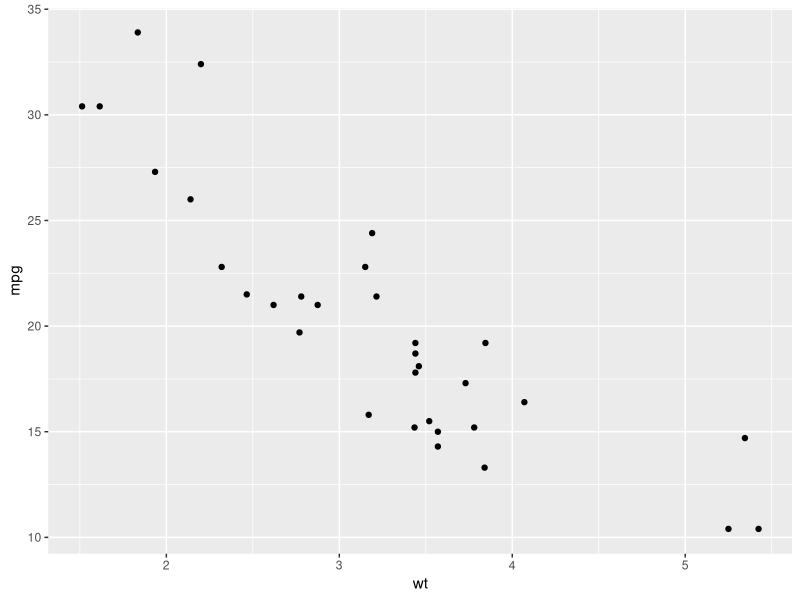
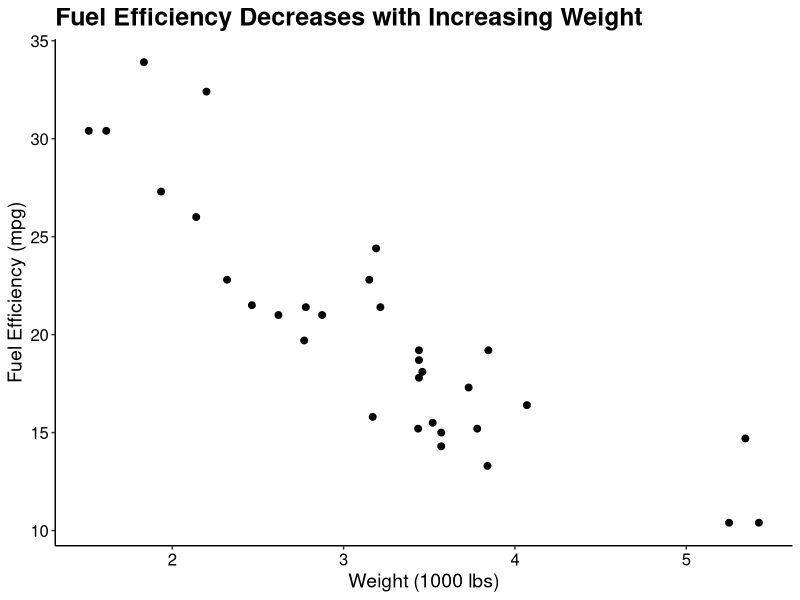
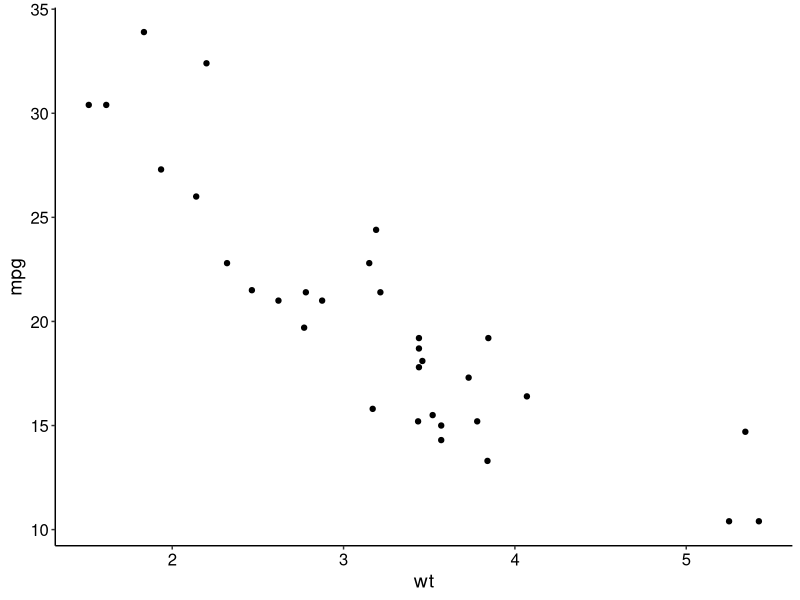
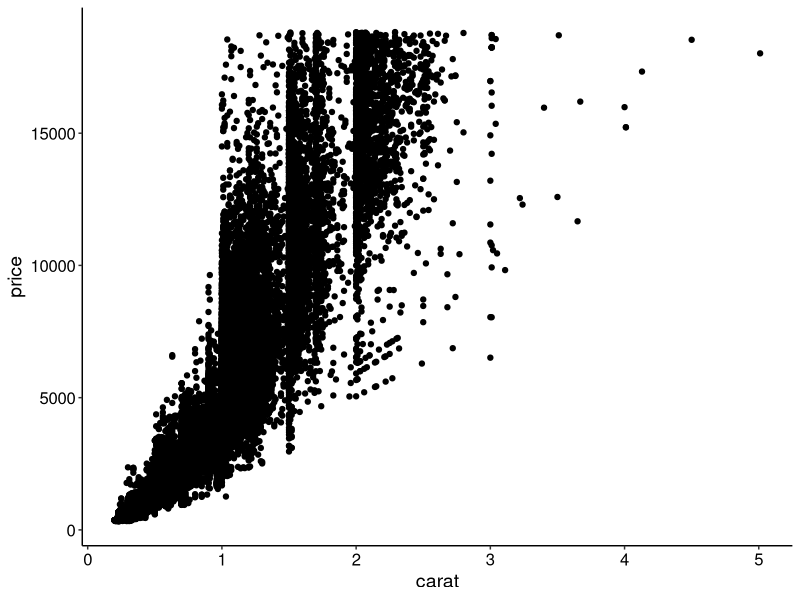
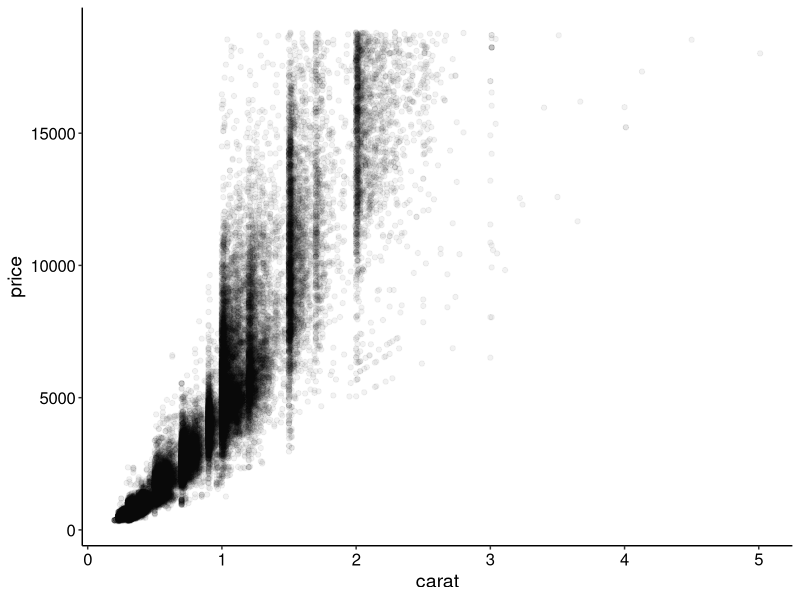
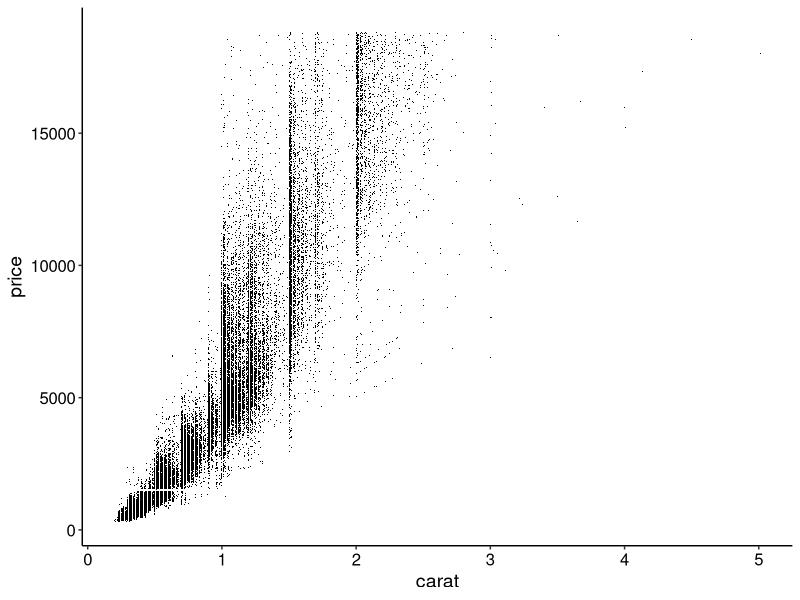
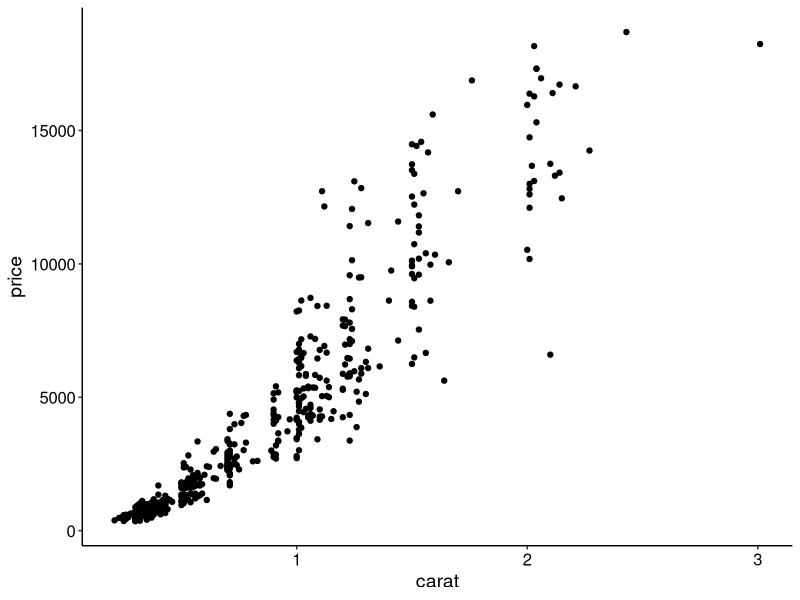
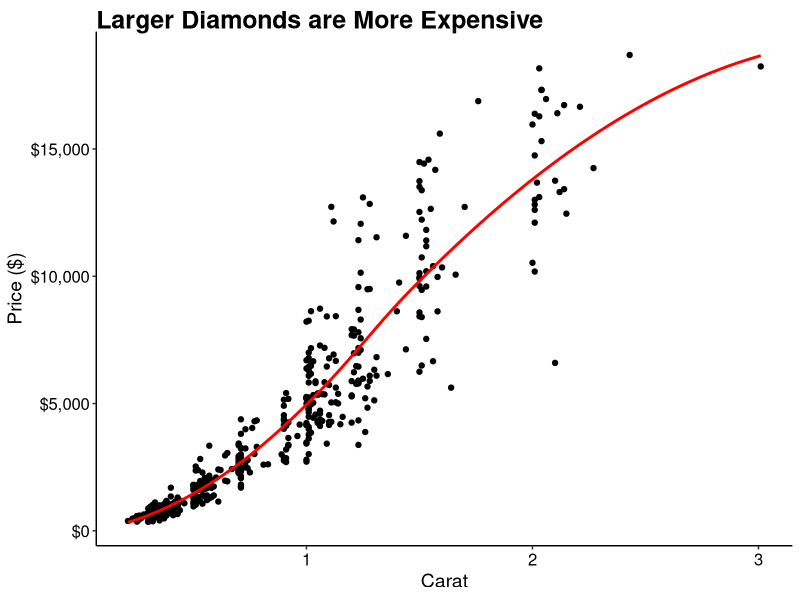

R code for these plots, in order:
## ---- chunk 1
#| eval: true
#| include: false
suppressPackageStartupMessages(library(ggplot2))
## ---- chunk 2
ggplot(data = mtcars, mapping = aes(x = wt, y = mpg)) +
  geom_point()
## ---- chunk 3
ggplot(data = mtcars, mapping = aes(x = wt, y = mpg)) +
  geom_point(size = 2) +        # increase the size of the points
  labs(                         # labs() can be used to modify axis label text
    title = "Fuel Efficiency Decreases with Increasing Weight",    
    x  = "Weight (1000 lbs)",
    y = "Fuel Efficiency (mpg)") +
  theme_classic() +             # Removes grey background and gridlines
  theme(                        # Adjust the plot and axes titles, and text
    plot.title = element_text(size = 18, face = "bold", color = "black"),
    axis.title = element_text(size = 14, color = "black"),
    axis.text = element_text(size = 12, color = "black")
  )
## ---- chunk 4
theme_clean <- function(...) {
  ggplot2::theme_classic(...) %+replace%
  ggplot2::theme(
      text = ggplot2::element_text(family = "Helvetica"),
      plot.title = ggplot2::element_text(size = 18, face = "bold", color = "black", hjust = 0),
      axis.title = ggplot2::element_text(size = 14, color = "black"),
      axis.text = ggplot2::element_text(size = 12, color = "black")
    )
}

# The new theme can be applied to other plots
ggplot(data = mtcars, mapping = aes(x = wt, y = mpg)) +
  geom_point() +        
  theme_clean()
## ---- chunk 5
ggplot(diamonds, aes(carat, price)) +
  geom_point() +
  theme_clean()
## ---- chunk 6
ggplot(diamonds, aes(carat, price)) +
  geom_point(alpha = 0.05) +
  theme_clean()
## ---- chunk 7
ggplot(diamonds, aes(carat, price)) +
  geom_point(shape = ".") +
  theme_clean()
## ---- chunk 8
random_rows <- sample.int(nrow(diamonds), size = 500)

ggplot(diamonds[random_rows, ], aes(carat, price)) +
  geom_point() +
  theme_clean()
## ---- chunk 9
ggplot(diamonds[random_rows, ], aes(carat, price)) +
  geom_point() +
  geom_smooth(se = FALSE, color = "red") +   # Adds a smooth trendline
  labs(
    title = "Larger Diamonds are More Expensive",    
    x  = "Carat",
    y = "Price ($)") +
  scale_y_continuous(             # Formats the y-axis labels as dollar amounts
    labels = scales::dollar_format()
    )  +
  theme_clean()
## ---- chunk 10
ggplot(economics, aes(date, unemploy)) + 
  geom_line() +
  labs(
    title = "Unemployed Individuals Over Time",
    x = "Year", 
    y = "Thousands of Persons"
    ) +
  scale_y_continuous(labels = scales::number_format(big.mark = ",")) +
  theme_clean()
## ---- chunk 11
econ_2 <- economics_long[!economics_long$variable %in% c("pce", "pop"), ]

ggplot(econ_2, aes(date, value01, colour = variable)) +
  geom_line() +
  labs(
    x = "Year", 
    y = "Variable",
    color = NULL
    ) +
  scale_color_brewer(                             # Add better colors and labels
    palette = "Set1", 
    breaks = c("psavert", "uempmed", "unemploy"),
    labels = c("Savings", "Duration", "Unemployed")
    ) +
  scale_y_continuous(labels = scales::number_format(big.mark = ",")) +
  guides(color = guide_legend(position = "inside")) +  # add the legend inside the plot
  theme_clean() +
  theme(
    legend.position.inside = c(0.5, 0.85),      # specify where to put the legend
    legend.text = element_text(size = 12)
    )
## ---- chunk 12
df <- data.frame(trt = c("a", "b", "c"), outcome = c(2.3, 1.9, 3.2))

ggplot(df, aes(trt, outcome)) +
  geom_col() +
  theme_clean()
## ---- chunk 13
ggplot(diamonds, aes(carat)) +
  geom_histogram() +
  theme_clean()
